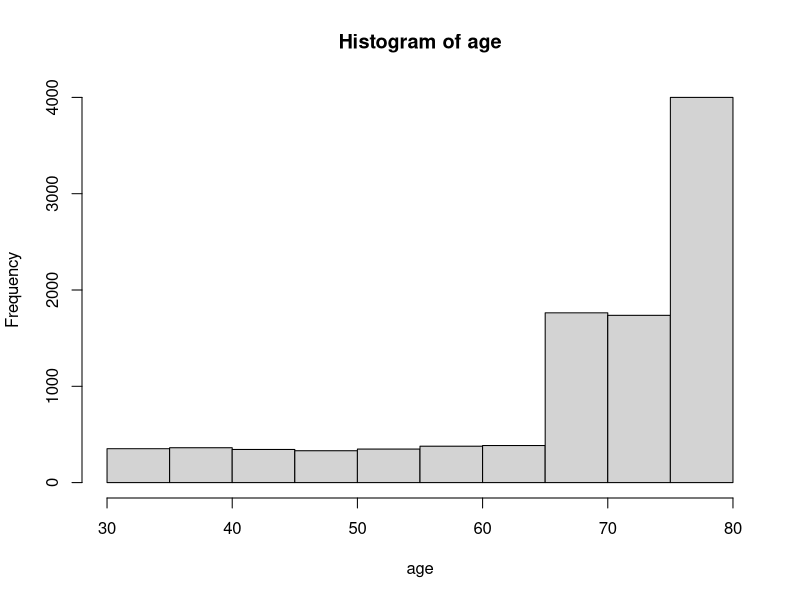
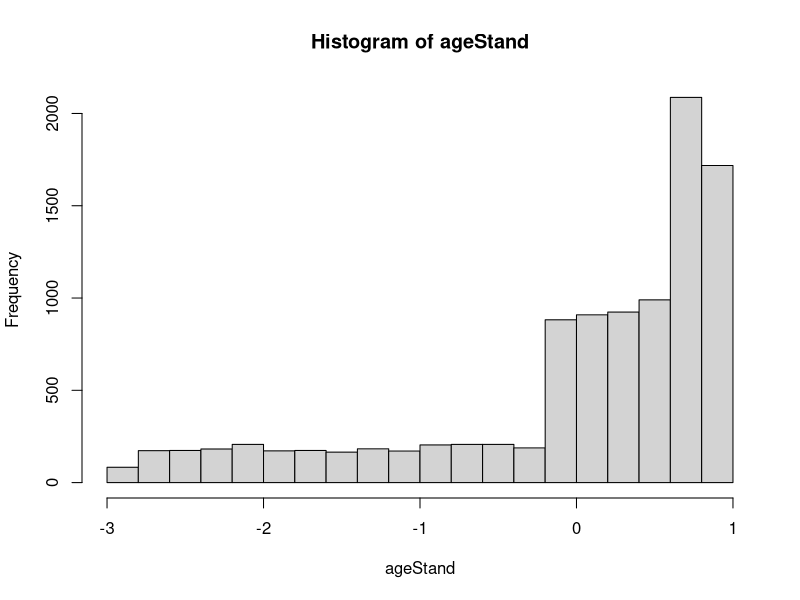

The R source for these figures, in order: (Note: this script raises an error after producing the figures.)
# =============================================================================
# generate_data.R
# Fonctions de génération de données de survie
# =============================================================================
#is this weibull?

k <- 1
pho <- 1
alpha <- 1
n <- 10000
max_time <- 50
prop_female <- 0.5
prop_x0 <- 0.3
year.start_min <- 2000
year.start_max <- 2010
beta_sex <- 0.3
beta_age <- 0.2
beta_X <- 0.4
borne_a <- 1
  
  # --- Phase 1: Covariables generation ---
  
  # Generate ages for 25% of the cohort using a uniform distribution between 30 and 65 years
  age_1 <- runif(n * .25, min = 30, max = 65)
  # Generate ages for 35% of the cohort using a uniform distribution between 65 and 75 years
  age_2 <- runif(n * .35, min = 65, max = 75)
  # Generate ages for 40% of the cohort using a uniform distribution between 75 and 80 years
  age_3 <- runif(n * .40, min = 75, max = 80)
  # Combine the three age groups into a single vector of length n
  age <- c(age_1, age_2, age_3)
  # Calculate the mean age of the entire generated cohort
  ageMoyen <- mean(age)
  # Standardize the age (Z-score calculation) for numerical stability in regression models
  ageStand <- (age - ageMoyen) / sd(age)
  
  hist(age)
  hist(ageStand)
  
  # Generate n random uniform values (0 to 1) for sex assignment (though unused directly below)
  uSex <- runif(n)
  # Store the target proportion of females
  pFem <- prop_female
  # Generate binary sex variable using binomial distribution: 0 = male, 1 = female
  sex  <- rbinom(n, size = 1, prob = prop_female)   
  
  # Generate n random uniform values (0 to 1) for X assignment (unused directly below)
  uX   <- runif(n)
  # Generate binary variable X using binomial distribution: 1 - prop_x0 gives the probability of X=1
  X    <- rbinom(n, size = 1, prob = 1 - prop_x0)   
  
  # Check if there is a range of possible starting years
  if (year.start_min != year.start_max) {
    # Randomly select a year within the range, set to Jan 1st, then add a random number of days (0-364) to get a random date
    year.start <- as.Date(paste0(sample(year.start_min:year.start_max, n, replace = TRUE), "-01-01")) +
      sample(0:364, n, replace = TRUE)
  } else {
    # If min and max year are the same, just use that single year, set to Jan 1st, and add a random number of days
    year.start <- as.Date(paste0(year.start_min, "-01-01")) +
      sample(0:364, n, replace = TRUE)
  }
  
  # --- Phase 2: T_E generation (Time to death from cancer) ---
  
  # Generate n random uniform values (0 to 1) for survival time generation
  tempuS <- runif(n)
  # Calculate the linear predictor (exponential of the sum of covariate effects multiplied by their betas)
  exp.betaz <- exp(
    beta_sex * sex + beta_age * ageStand + beta_X * X
  )
  
  # Generate n random uniform probabilities for the inverse probability transform method
  ui <- runif(n)
  # Use the inverse cumulative hazard function of the specific complex distribution to calculate exact time to cancer death
  tpsSpe <- 1 / pho * (alpha * ((1 / (1 - ui))^(1 / (alpha * exp.betaz)) - 1))^(1 / k)  
  
  
  # --- Phase 3: T_P generation (Time to death from background/general causes) ---
  
  # Initialize a vector of 0s to store the background survival times for each patient
  tpsGene <- rep(0, n)
  # Initialize a vector of NAs to temporarily store the expected annual hazard rate for each patient
  TauxAtt <- rep(NA, n)
  # Convert numeric sex (0/1) to character strings ("male"/"female") to match life table formatting
  sexNom <- ifelse(sex == 0, "male", "female")
  # Convert numeric X (0/1) to race strings ("white"/"black") to match the US life table formatting
  Xrace <- ifelse(X == 0, "white", "black")
  
  # Define a custom function to calculate background death time for a single patient 'i'
  f1 <- function(i){
    # Roll a random probability to test against the patient's annual risk of dying
    uAtt <- runif(1)
    
    # Find the row index in the life table matching the patient's truncated (integer) age
    i.age <- which(attr(survexp.usr, which = "dimnames")[[1]] == trunc(age[i]))
    # Find the column index matching the patient's sex
    i.sex <- which(attr(survexp.usr, which = "dimnames")[[2]] == sexNom[i])
    # Find the depth index matching the patient's race
    i.race <- which(attr(survexp.usr, which = "dimnames")[[3]] == Xrace[i])
    # Find the dimension index matching the calendar year of diagnosis
    i.year <- which(attr(survexp.usr, which = "dimnames")[[4]] == format(year.start[i], "%Y"))
    
    # Safety check: if any index is missing (e.g., age not in table), return NA for this patient
    if(length(i.age) == 0 || length(i.sex) == 0 || length(i.year) == 0) {
      return(NA)  
    }
    
    # Store the maximum age index available in the life table to prevent out-of-bounds errors
    max.i.age <- length(attributes(survexp.usr)$dimnames[[1]])
    # Store the maximum year index available in the life table
    max.i.year <- length(attributes(survexp.usr)$dimnames[[4]])
    # Convert the daily hazard rate from the life table into an annual probability of dying
    TauxAtt[i] <- 1-exp(-365.24*survexp.usr[i.age,i.sex, i.race, i.year])
    
    # Test if the patient died this year (random probability is less than their risk)
    if(uAtt <= TauxAtt[i]){
      # If they died, assign a random fraction of the current year as their exact time of death
      tpsG <- runif(1)
      tpsGene[i] <- tpsG
    } else {
      # If they survived the year, enter a while loop to keep simulating year-by-year until they die
      while(uAtt > TauxAtt[i]){
        # Add 1 full year to their survival time
        tpsGene[i] <- tpsGene[i] + 1
        # Increase their age index by 1 (happy birthday!)
        i.age <- min(i.age + 1, max.i.age) 
        # Increase their calendar year index by 1
        i.year <- min(i.year + 1, max.i.year) 
        
        # Roll a new random probability for the new year
        uAtt <- runif(1)
        # Look up their new, updated annual risk of dying using their older age and new calendar year
        TauxAtt[i] <- 1-exp(-365.24*survexp.usr[i.age,i.sex, i.race, i.year])
      }
      # Once they finally fail the survival test, add a random fraction of their final year to the total time
      tpsG <- runif(1)
      tpsGene[i] <- tpsGene[i] + tpsG
    }
    # Return the total accumulated time to background death
    return(tpsGene[i])
  }
  # Apply the function f1 to all n patients, returning a vector of background survival times
  tpsGene <- sapply(1:n,f1)
  
  # --- Phase 4: Competing Risks & Censoring Resolution ---
  
  # The biological survival time is whichever happens first: background death or cancer death
  tpsSurv <- pmin(tpsGene, tpsSpe)
  
  # Reassign the borne_a (max dropout time) variable to itself
  borne_a = borne_a
  
  # Generate a random dropout/censoring time for every patient between time 0 and borne_a
  tpsCens <- runif(n, min=0, max=borne_a)
  
  # The actual observed real-world time is the minimum of their death time and their dropout time
  temps <- pmin(tpsCens, tpsSurv)
  # The hypothetical time (for net survival truth) compares only cancer death and dropout (ignoring background)
  temps2 <- pmin(tpsCens, tpsSpe)
  
  # Status is 0 if they dropped out (censored), or 1 if they were observed dying
  statut     <- ifelse(temps == tpsCens, 0, 1)
  
  # Cause is 1 (cancer) if their biological death was from cancer AND they didn't drop out first; otherwise 0
  cause <- ifelse(tpsSurv == tpsSpe & temps != tpsCens, 1, 0)
  
  # In the hypothetical world, status is 0 if they dropped out, or 1 if they died of cancer
  cause2     <- ifelse(temps2 == tpsCens, 0, 1)
  
  # --- Phase 5: Administrative Censoring ---
  
  # If real-world observed time exceeds the max study time, mark them as censored (0)
  statut[temps > max_time]   <-  0
  # If real-world observed time exceeds max study time, their cause is also marked as 0
  cause[temps > max_time] <- 0
  # If hypothetical time exceeds max study time, mark as censored (0) in the hypothetical world
  cause2[temps2 > max_time]  <-  0
  
  # Hard-cap all real-world observed times that exceed the max study time to exactly max_time
  temps[temps > max_time]    <- max_time
  # Hard-cap all hypothetical times that exceed the max study time to exactly max_time
  temps2[temps2 > max_time]  <- max_time
  
  # --- Phase 6: Output Assembly ---
  
  # Bind all generated and calculated vectors into a single data.frame
  result <- data.frame(
    patient_id = 1:n,                                      # Unique ID for each patient
    age = round(age, 1),                                   # Raw age rounded to 1 decimal
    ageStand = ageStand,                                   # Standardized age used in the model
    sex_num = sex,                                         # Binary sex (0=male, 1=female)
    sex = factor(sexNom,  levels = c("male", "female")),   # Factored string representation of sex
    race = factor(Xrace, levels = c("white", "black")),    # Factored string representation of race/X
    race_num = X,                                          # Binary representation of X
    tpsGene = tpsGene,                                     # True time to background death
    tpsSpe = tpsSpe,                                       # True time to cancer death
    year_diagnosis = year.start,                           # Date of diagnosis
    observed_time = temps,                                 # Final observed survival time
    status = statut,                                       # Final observed status (1=dead, 0=censored)
    hypothetical_time = temps2,                            # Pure time to cancer death with censoring
    hypothetical_status = cause2,                          # Status for hypothetical world (1=cancer death, 0=censored)
    admin_cens = max_time                                  # The max study follow-up time applied
  )
  
  # Output the final assembled dataset
  
